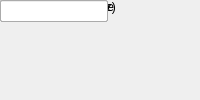
<?xml version="1.0" encoding="UTF-8"?>
<ui version="4.0">
 <class>MainWindow</class>
 <widget class="QMainWindow" name="MainWindow">
  <property name="windowTitle"><string>adc</string></property>
  <widget class="QWidget" name="centralwidget">
   <!-- NOTE: this is a simplified structural mirror of the generated
        <module>_ui.py, not a full round-trip Designer file. Regenerate
        both from the same spec if you need to edit layout by hand. -->
       <widget class="QLabel" name="label_name">
     <property name="text"><string>Block name</string></property>
    </widget>
       <widget class="QLineEdit" name="name"/>
       <widget class="QLabel" name="label_adc_brd">
     <property name="text"><string>ADC board</string></property>
    </widget>
       <widget class="QComboBox" name="adc_brd">
     <item><property name="text"><string>adc0</string></property></item>
     <item><property name="text"><string>adc1</string></property></item>
    </widget>
       <widget class="QLabel" name="label_adc_clk_rate">
     <property name="text"><string>ADC clock rate (MHz)</string></property>
    </widget>
       <widget class="QLineEdit" name="adc_clk_rate"/>
       <widget class="QLabel" name="label_adc_interleave">
     <property name="text"><string>ADC interleave mode</string></property>
    </widget>
       <widget class="QCheckBox" name="adc_interleave"/>
       <widget class="QLabel" name="label_sample_period">
     <property name="text"><string>Sample period</string></property>
    </widget>
       <widget class="QLineEdit" name="sample_period"/>
  </widget>
 </widget>
 <resources/>
 <connections/>
</ui>
